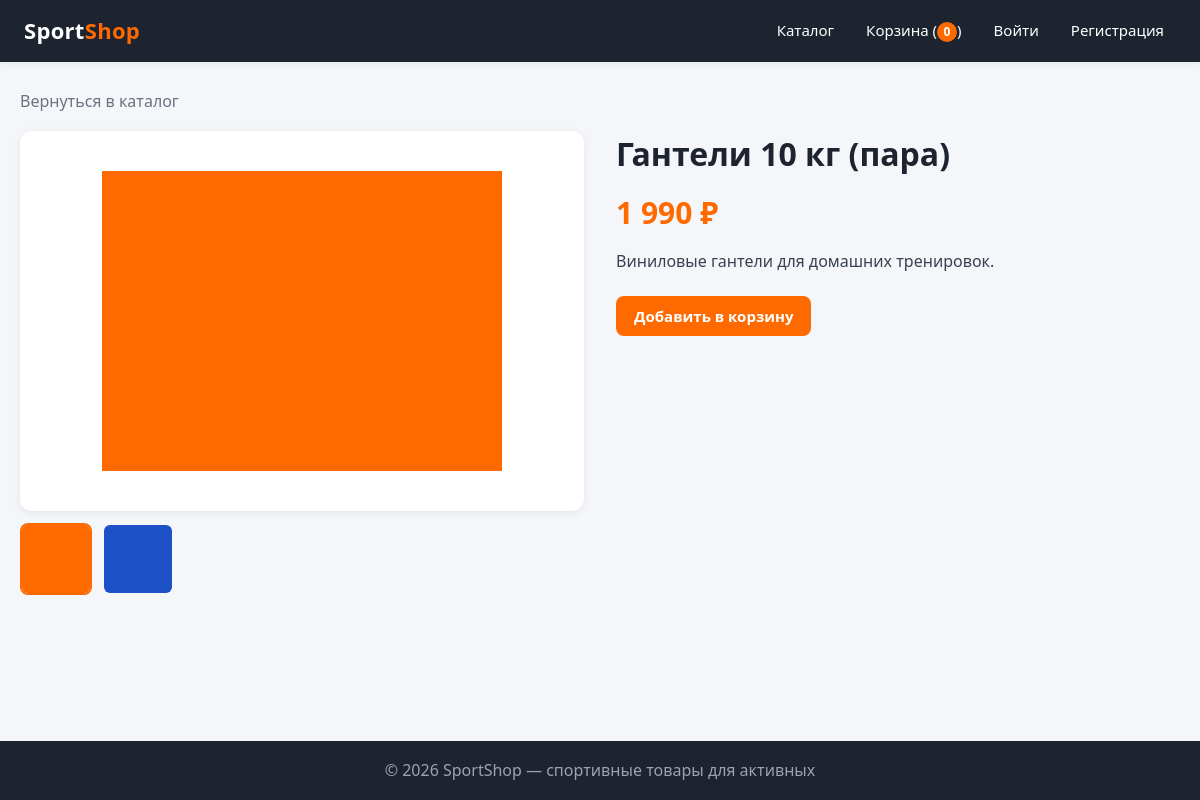
Page /product/1 on the committed database.
### tables this page shows
CREATE TABLE IF NOT EXISTS products (
    id          INT AUTO_INCREMENT PRIMARY KEY,
    name        VARCHAR(255)        NOT NULL,
    price       DECIMAL(10, 2)      NOT NULL,
    stock       INT                 NOT NULL DEFAULT 0,
    description TEXT                NULL,
    image       VARCHAR(255)        NULL,
    created_at  DATETIME DEFAULT CURRENT_TIMESTAMP,
    updated_at  DATETIME DEFAULT CURRENT_TIMESTAMP ON UPDATE CURRENT_TIMESTAMP,
    INDEX idx_products_name (name)
);

### core/View.php (called while the page is built, shortened)
<?php
class View
{
    public static function render(string $template, array $data = []): string
    {
        $file = APP_ROOT . '/views/' . $template . '.php';
        extract($data, EXTR_SKIP);
        include $file;
        $content = (string)ob_get_clean();
        if ($template !== 'layout' && !empty($data['useLayout'] ?? true) && $template !== '404embed') {
            $content = self::renderRaw('layout', ['pageTitle' => $data['pageTitle'] ?? 'SportShop',
                                                  'content'   => $content] + $data);
        }
        return $content;
    }
    private static function renderRaw(string $template, array $data = []): string
    {
        $file = APP_ROOT . '/views/' . $template . '.php';
        extract($data, EXTR_SKIP);
        include $file;
        return (string)ob_get_clean();
    }
    public static function renderPage(string $template, array $data = []): void
    {
        Response::html(self::render($template, $data));
    }
}

### controllers/PageController.php (called while the page is built, shortened)
<?php
class PageController extends Controller
{
    private ProductModel $products;
    public function __construct()
    {
        $this->products = new ProductModel();
    }
    public function product(int $id): void
    {
        $product = $this->products->find($id);
        View::renderPage('product', [
            'pageTitle' => 'SportShop — ' . $product['name'],
            'p'         => $product,
        ]);
    }
}

### public/index.php (called while the page is built, shortened)
<?php
spl_autoload_register(function (string $class): void {
    foreach (['core', 'models', 'controllers', 'helpers'] as $dir) {
        $file = APP_ROOT . '/' . $dir . '/' . $class . '.php';
        if (is_file($file)) {
            return;
        }
    }
});
$uri    = parse_url($_SERVER['REQUEST_URI'] ?? '/', PHP_URL_PATH);
$method = $_SERVER['REQUEST_METHOD'] ?? 'GET';
(new Router())->dispatch($method, $uri);

### core/Database.php (called while the page is built)
<?php
class Database
{
    private static ?PDO $pdo = null;
    public static function pdo(): PDO
    {
        if (self::$pdo !== null) {
            return self::$pdo;
        }
        $cfg    = App::config('db');
        $driver = $cfg['driver'] ?? 'mysql';
        try {
            if ($driver === 'sqlite') {
                $dsn = 'sqlite:' . $cfg['sqlite_path'];
                $pdo = new PDO($dsn);
            } else {
                $dsn = sprintf(
                    'mysql:host=%s;port=%s;dbname=%s;charset=%s',
                    $cfg['host'], $cfg['port'], $cfg['dbname'], $cfg['charset']
                );
                $pdo = new PDO($dsn, $cfg['user'], $cfg['password']);
            }
            $pdo->setAttribute(PDO::ATTR_ERRMODE, PDO::ERRMODE_EXCEPTION);
            $pdo->setAttribute(PDO::ATTR_DEFAULT_FETCH_MODE, PDO::FETCH_ASSOC);
            $pdo->setAttribute(PDO::ATTR_EMULATE_PREPARES, false);
            self::$pdo = $pdo;
            return $pdo;
        } catch (PDOException $e) {
            Response::json([
                'detail' => 'Ошибка подключения к базе данных (' . $driver . '): ' . $e->getMessage(),
                'hint'   => 'Проверьте, что OpenServer запущен (MySQL), БД sportshop импортирована '
                          . 'через phpMyAdmin (database/schema.sql), а доступные настройки — в config/config.php.',
            ], 500);
        }
    }
}

### models/BaseModel.php (called while the page is built)
<?php
abstract class BaseModel
{
    protected function pdo(): PDO
    {
        return Database::pdo();
    }
}

### models/ProductModel.php (called while the page is built, shortened)
<?php
class ProductModel extends BaseModel
{
    private static function serialize(array $row, array $extraImages = []): array
    {
        return [
            'id'          => (int)$row['id'],
            'name'        => $row['name'],
            'price'       => (float)$row['price'],
            'description' => $row['description'] ?? '',
            'image'       => $row['image'],
            'extra_images' => $extraImages,
        ];
    }
    public function find(int $id): ?array
    {
        $stmt = $this->pdo()->prepare('SELECT * FROM products WHERE id = :id');
        $stmt->execute([':id' => $id]);
        $row = $stmt->fetch();
        return self::serialize($row, $this->extraImages($id));
    }
    public function extraImages(int $productId): array
    {
        $stmt = $this->pdo()->prepare(
            'SELECT filename FROM product_images WHERE product_id = :id ORDER BY sort_order, id'
        );
        $stmt->execute([':id' => $productId]);
        return array_column($stmt->fetchAll(), 'filename');
    }
}

### views/product.php (the view, shortened to what this page needs)
<?php
$e = fn ($v) => htmlspecialchars((string)$v, ENT_QUOTES);
$p = $p ?? [];
$images = array_values(array_filter(array_merge([$p['image'] ?? null], $p['extra_images'] ?? [])));
?>
<a class="back-link" href="/">Вернуться в каталог</a>
<div class="product-page">
    <div class="gallery">
        <div class="main-img">
            <?php if ($images): ?>
                <img id="main-img" src="/images/products/<?= $e($images[0]) ?>" alt="<?= $e($p['name']) ?>">
            <?php else: ?>
                <span style="color:#9ca3af">Нет фото</span>
            <?php endif; ?>
        </div>
        <?php if (count($images) > 1): ?>
        <div class="thumbs-row">
            <?php foreach ($images as $i => $n): ?>
                <img src="/images/products/<?= $e($n) ?>" class="<?= $i === 0 ? 'active' : '' ?>"
                     onclick="switchImg(this, '<?= $e($n) ?>')"/>
            <?php endforeach; ?>
        </div>
        <?php endif; ?>
    </div>
    <div class="product-info">
        <h1><?= $e($p['name']) ?></h1>
        <div class="price"><?= number_format((float)$p['price'], 0, '', ' ') ?> ₽</div>
        <div class="description"><?= $e($p['description'] ?: 'Описание отсутствует.') ?></div>
        <button class="btn" data-label="Добавить в корзину"
                data-product='<?= json_encode(["id"=>$p["id"],"name"=>$p["name"],"price"=>$p["price"],"image"=>$p["image"]], JSON_UNESCAPED_UNICODE) ?>'>Добавить в корзину</button>
    </div>
</div>

### views/layout.php (shortened to what this page needs)
<?php
$__user = $_SESSION['user'] ?? null;
?>
<!DOCTYPE html>
<html lang="ru">
<head>
    <link rel="stylesheet" href="/style.css">
</head>
<body>
<header>
    <a class="logo" href="/">Sport<span>Shop</span></a>
    <nav>
        <a href="/">Каталог</a>
        <a href="/cart">Корзина (<span class="cart-count">0</span>)</a>
        <?php if ($__user): ?>
            <?php if (in_array($__user['role'] ?? '', ['manager', 'admin'], true)): ?>
                <a href="/admin">Админка</a>
            <?php endif; ?>
            <a href="/account"><?= htmlspecialchars($__user['username'], ENT_QUOTES) ?></a>
            <a href="/logout">Выйти</a>
        <?php else: ?>
            <a href="/login">Войти</a>
            <a href="/register">Регистрация</a>
        <?php endif; ?>
    </nav>
</header>
<main>
<?= $content ?>
</main>
<footer>© 2026 SportShop — спортивные товары для активных</footer>
</body>
</html>

### core/Router.php (shortened to what this page needs)
<?php
class Router
{
    private array $routes = [];
    public function __construct()
    {
        $this->add('GET', '/product/{id}',     fn ($p) => (new PageController())->product((int)$p['id']));
    }
    public function add(string $method, string $pattern, callable $handler): void
    {
        $this->routes[$method][] = [$pattern, $handler];
    }
    public function dispatch(string $method, string $uri): void
    {
        $uri  = rtrim(rawurldecode($uri), '/') ?: '/';
        foreach ($this->routes[$method] ?? [] as [$pattern, $handler]) {
            $regex = preg_quote($pattern, '#');
            $regex = preg_replace('#\\\\\{(\w+)\\\\\}#', '(?P<$1>[^/]+)', $regex);
            if (preg_match('#^' . $regex . '$#iu', $uri, $m)) {
                $params = array_filter($m, 'is_string', ARRAY_FILTER_USE_KEY);
                $handler($params);
                return;
            }
        }
    }
}

### public/style.css (style rules this page uses)
* { box-sizing: border-box; margin: 0; padding: 0; }
:root { --accent: #ff6a00; --accent-dark: #e05500; --dark: #1d2430; --gray: #6b7280; --bg: #f4f6f9; --card: #ffffff; --border: #e5e7eb; --radius: 12px; --shadow-sm: 0 1px 4px rgba(0,0,0,.06); --shadow-md: 0 2px 8px rgba(0,0,0,.07); --shadow-lg: 0 8px 24px rgba(0,0,0,.12); }
html { scroll-behavior: smooth; }
body { font-family: "Segoe UI", Roboto, Arial, sans-serif; background: var(--bg); color: var(--dark); min-height: 100vh; display: flex; flex-direction: column; line-height: 1.45; }
a { color: inherit; text-decoration: none; }
img { max-width: 100%; display: block; }
header { background: var(--dark); color: #fff; padding: 14px 24px; display: flex; align-items: center; gap: 20px; flex-wrap: wrap; position: sticky; top: 0; z-index: 10; box-shadow: var(--shadow-md); }
header .logo { font-size: 22px; font-weight: 700; letter-spacing: .3px; }
header .logo span { color: var(--accent); }
header nav { display: flex; gap: 8px; margin-left: auto; flex-wrap: wrap; }
header nav a { padding: 6px 12px; border-radius: 8px; transition: background .2s, color .2s; font-size: 15px; }
.cart-count { display: inline-block; min-width: 20px; text-align: center; background: var(--accent); color: #fff; border-radius: 10px; font-size: 12px; font-weight: 700; padding: 1px 6px; vertical-align: middle; }
.btn { display: inline-block; background: var(--accent); color: #fff; border: none; padding: 10px 18px; border-radius: 8px; font-size: 15px; font-family: inherit; font-weight: 600; cursor: pointer; transition: background .2s, transform .1s, box-shadow .2s; text-align: center; }
main { flex: 1; width: 100%; max-width: 1200px; margin: 0 auto; padding: 28px 20px; }
.back-link { display: inline-block; margin-bottom: 18px; color: var(--gray); transition: color .2s; }
.product-page { display: grid; grid-template-columns: 1fr 1fr; gap: 32px; }
.gallery .main-img { background: #fff; border-radius: var(--radius); overflow: hidden; box-shadow: var(--shadow-md); height: 380px; display: flex; align-items: center; justify-content: center; }
.gallery .main-img img { max-height: 100%; object-fit: contain; }
.gallery .thumbs-row { display: flex; gap: 10px; margin-top: 12px; flex-wrap: wrap; }
.gallery .thumbs-row img { width: 72px; height: 72px; object-fit: cover; border-radius: 8px; cursor: pointer; border: 2px solid transparent; transition: border-color .2s, transform .15s; }
.gallery .thumbs-row img.active { border-color: var(--accent); }
.product-info h1 { margin-bottom: 10px; }
.product-info .price { font-size: 30px; color: var(--accent); font-weight: 800; margin: 14px 0; }
.product-info .description { color: #374151; line-height: 1.6; margin-bottom: 22px; white-space: pre-wrap; }
footer { background: var(--dark); color: #9ca3af; text-align: center; padding: 18px; margin-top: 30px; }

### rows in the picture
products: image (picture), name "Гантели 10 кг (пара)", price "1 990", description "Виниловые гантели для домашних тренировок."
